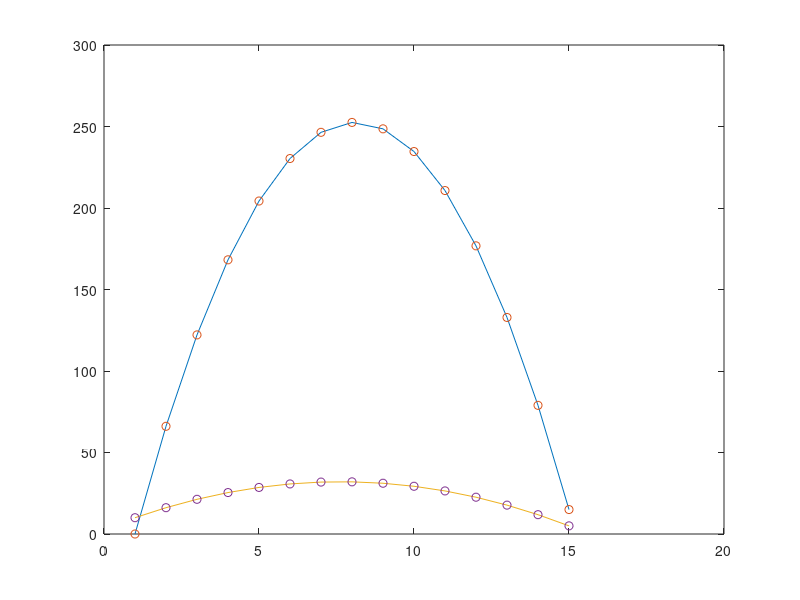

This chart was generated by the following MATLAB code:
% close all; clear all; clc
function test_dirichlet
close all;

n=15;

Lx=0; Rx=15; vx=10;
Ly=10; Ry=5; vy=1;

[A,b]=make_matrix(n,vx);
[A,b]=apply_bc(A,b,Lx,Rx)
x=A\b;
plot(x); hold all
[As,bs]=symmetrize_bc(A,b,Lx,Rx)
xs=As\bs;
plot(xs,'o')
% As*x-b-(As-A)*x
% bs = b+(As-A)*x

[M,q]=make_matrix(n,vy);
[M,q]=apply_bc(M,q,Ly,Ry)
y=M\q;
plot(y); hold all
[Ms,qs]=symmetrize_bc(M,q,Ly,Ry)
ys=Ms\qs;
plot(ys,'o')

[y' *b  x' *q  y'*(As-A)*x x'*(Ms-M)*y]
[ys'*bs xs'*qs]

return
end

%%%%%%%%%%%%%%%%%%%%%%%%%%%%%%%%%%%%%%%
function [A,b]=make_matrix(n,val);

A=zeros(n,n);

for i=1:n
    A(i,i)=2;
    if(i>1), A(i,i-1)=-1; end    
    if(i<n), A(i,i+1)=-1; end
end

b=val*ones(n,1);

return
end
%%%%%%%%%%%%%%%%%%%%%%%%%%%%%%%%%%%%%%%
function [A,b]=apply_bc(A,b,L,R);

n=length(b);
A(1,:)=0; b(1)=L; A(1,1)=1;
A(n,:)=0; b(n)=R; A(n,n)=1;

return
end
%%%%%%%%%%%%%%%%%%%%%%%%%%%%%%%%%%%%%%%
function [A,b]=symmetrize_bc(A,b,L,R);

n=length(b);
b=b-A(:,1).*L; A(:,1)=0; A(1,1)=1; b(1)=L;
b=b-A(:,n).*R; A(:,n)=0; A(n,n)=1; b(n)=R;

return
end
%%%%%%%%%%%%%%%%%%%%%%%%%%%%%%%%%%%%%%%